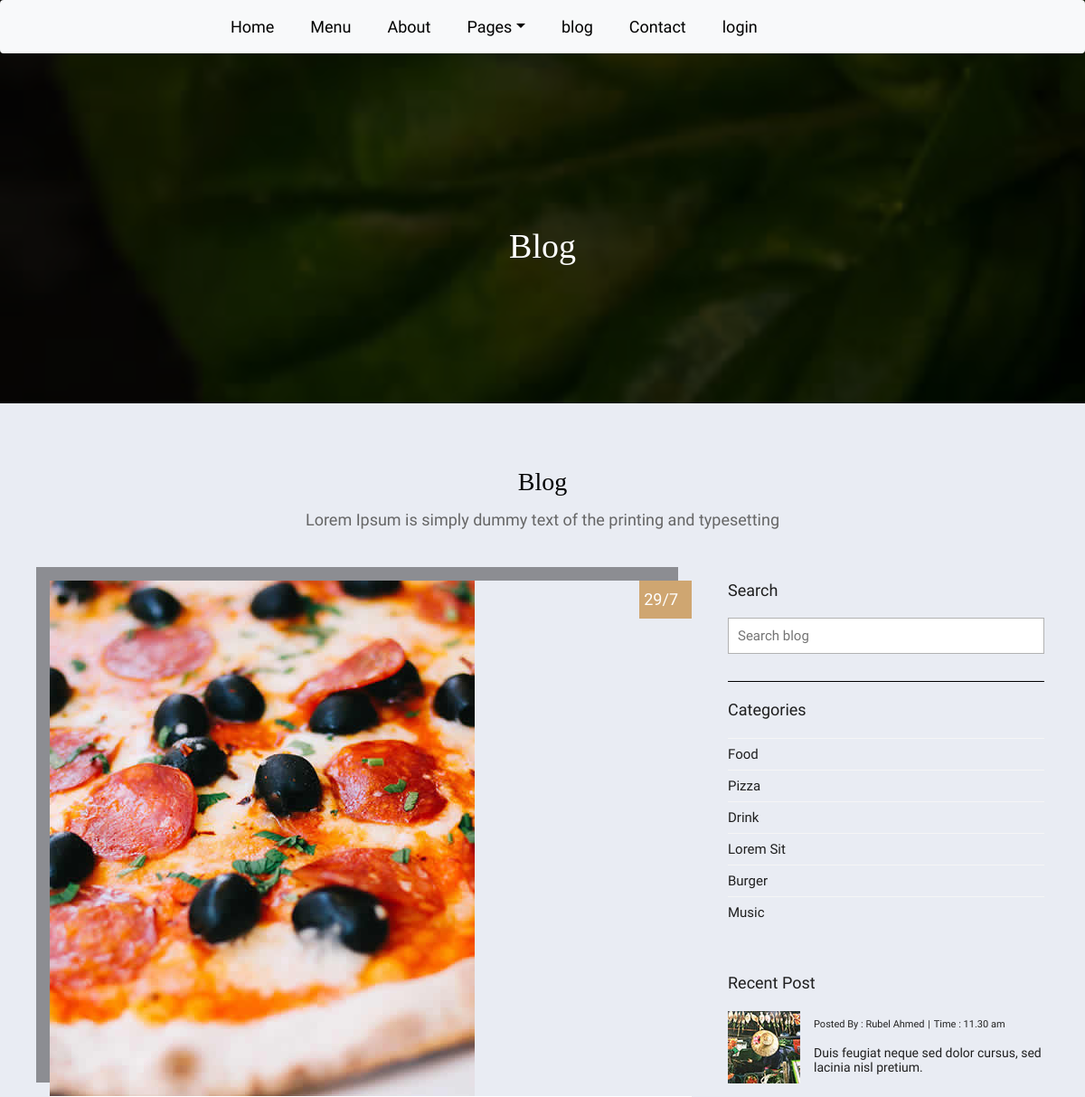
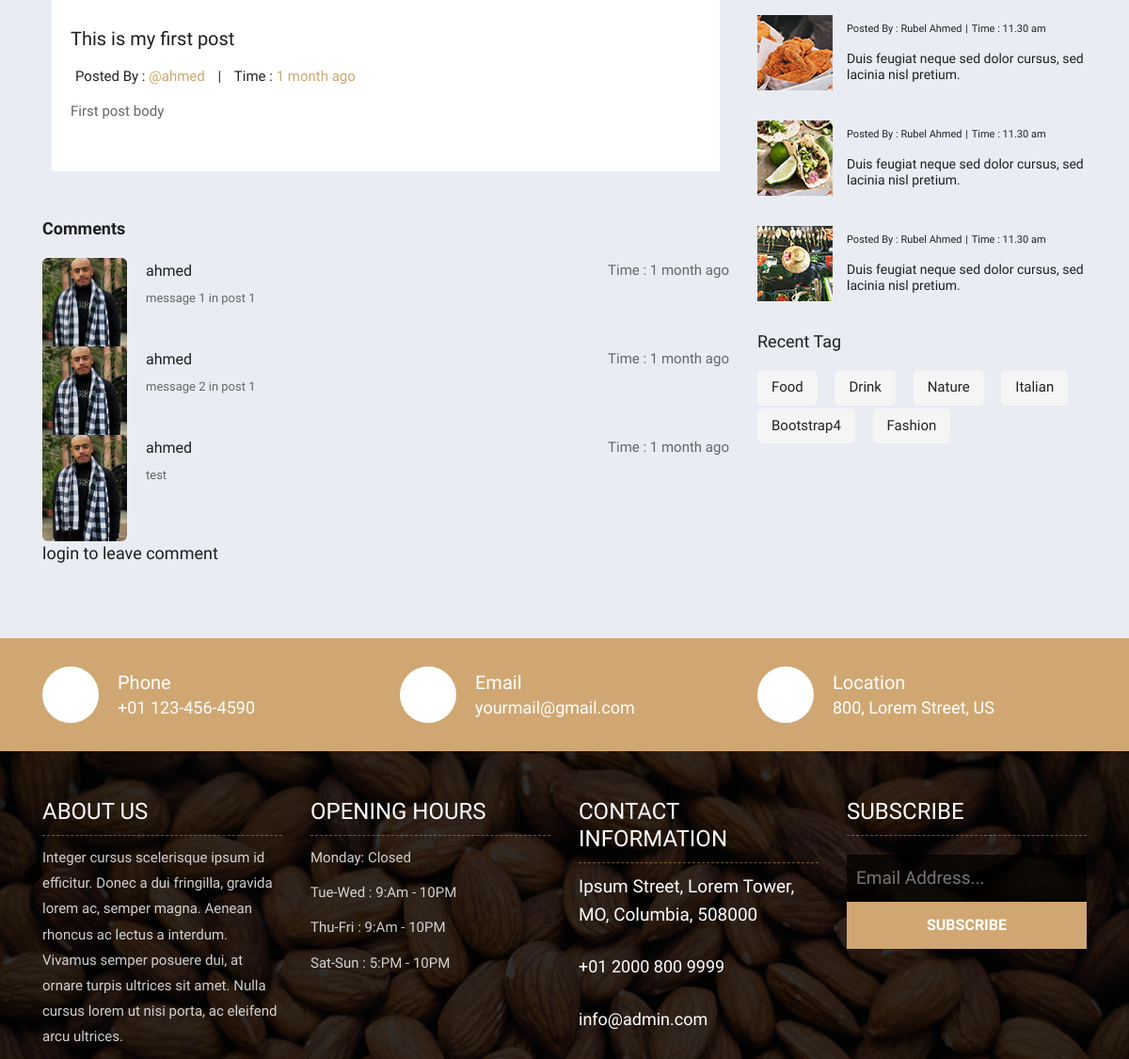
Page /blog-details/1 on the committed database (2 pictures, top to bottom).
### Res/models.py (models this page shows, shortened)
class Posts(models.Model):
    title = models.CharField(max_length=200)
    body = models.TextField()
    user = models.ForeignKey(User, on_delete=models.CASCADE)
    created = models.DateTimeField(auto_now_add=True)
    tag = models.CharField(max_length=200,null = True)
    pic = models.ImageField(null = True , default="img-07.jpg")

class User(AbstractUser):
    pic = models.ImageField(null = True , default="profile-7.jpg")
    Email = models.EmailField(unique=True)
    name = models.CharField(max_length=200, null = True)
    location = PlainLocationField(based_fields=['Cairo'], zoom=7)
    phone_number = PhoneNumberField(null=True)
    USERNAME_FIELD = 'Email'
    REQUIRED_FIELDS = []

class Messages(models.Model):
    post = models.ForeignKey(Posts, on_delete= models.CASCADE)
    user = models.ForeignKey(User, on_delete=models.CASCADE)
    created = models.DateTimeField(auto_now_add=True)
    body = models.TextField()

### Res/views.py (the view)
# urls.py: path('blog-details/<str:pk>', views.blogDetails , name ='blog-details'),
def blogDetails(request,pk):
    post = Posts.objects.get(id = pk)
    msg = Messages.objects.filter(post = post)
    if request.method=='POST':
        Messages.objects.create(
            body = request.POST.get('message'),
            user = request.user,
            post = post
        )
    context = {'post':post, 'msg':msg}
    return render(request, 'Res/blog-details.html' ,context)

### Res/Templates/Res/blog-details.html (shortened to what this page needs)
{%extends 'main.html'%}
{%block content%}
	<div class="all-page-title page-breadcrumb">
		<div class="container text-center">
			<div class="row">
				<div class="col-lg-12">
					<h1>Blog</h1>
				</div>
			</div>
		</div>
	</div>
	<div class="blog-box">
		<div class="container">
			<div class="row">
				<div class="col-lg-12">
					<div class="heading-title text-center">
						<h2>Blog</h2>
						<p>Lorem Ipsum is simply dummy text of the printing and typesetting</p>
					</div>
				</div>
			</div>
			<div class="row">
				<div class="col-xl-8 col-lg-8 col-12">
					<div class="blog-inner-details-page">
						<div class="blog-inner-box">
							<div class="side-blog-img">
								<img class="img-fluid" src="{{post.pic.url}}" alt="">
								<div class="date-blog-up">
									{{post.created.day}}/{{post.created.month}}
								</div>
							</div>
							<div class="inner-blog-detail details-page">
								<h3>{{post.title}}</h3>
								<ul>
									<li>Posted By : <span>@{{post.user.username}}</span></li>
									<li>|</li>
									<li>Time : <span>{{post.created|timesince}} ago</span></li>
								</ul>
								<p>{{post.body}}</p>
							</div>
						</div>
						<div class="blog-comment-box">
							<h3>Comments</h3>
							{%for message in msg%}
							<div class="comment-item">
								<div class="comment-item-left">
									<img src="{{message.user.pic.url}}" alt="">
								</div>
								<div class="comment-item-right">
									<div class="pull-left">
										<a href="#">{{message.user.username}}</a>
									</div>
									<div class="pull-right">
										<i class="fa fa-clock-o" aria-hidden="true"></i>Time : <span>{{message.created|timesince}} ago</span>
									</div>
									<div class="des-l">
								<p>{{message.body}}</p>
									</div>
								</div>
							</div>
							{%endfor%}
						</div>
						{%if request.user.is_authenticated%}
						<div class="comment-respond-box">
							<h3>Leave your comment </h3>
							<div class="comment-respond-form">
								<form id="commentrespondform" class="comment-form-respond row" method="post" action="">
									{% csrf_token %}
									<div class="col-lg-12 col-md-12 col-sm-12">
										<textarea class="form-control" id="textarea_com" name="message" placeholder="Your Message" rows="2"></textarea>
									</div>
									<div class="col-lg-12 col-md-12 col-sm-12" style="text-align:Center;">
										<br>
										<button  class="btn btn-submit">Submit comment</button>
									</div>
								</form>
							</div>
						</div>
						{%else%}
						<h3>login to leave comment </h3>
						{%endif%}
					</div>
				</div>
				<div class="col-xl-4 col-lg-4 col-md-6 col-sm-8 col-12 blog-sidebar">
					<div class="right-side-blog">
						<h3>Search</h3>
						<div class="blog-search-form">
							<input name="search" placeholder="Search blog" type="text">
							<button class="search-btn">
								<i class="fa fa-search" aria-hidden="true"></i>
							</button>
						</div>
						<h3>Categories</h3>
						<div class="blog-categories">
							<ul>
								<li><a href="#"><span>Food</span></a></li>
								<li><a href="#"><span>Pizza</span></a></li>
								<li><a href="#"><span>Drink</span></a></li>
								<li><a href="#"><span>Lorem Sit</span></a></li>
								<li><a href="#"><span>Burger</span></a></li>
								<li><a href="#"><span>Music</span></a></li>
							</ul>
						</div>
						<h3>Recent Post</h3>
						<div class="post-box-blog">
							<div class="recent-post-box">
								<div class="recent-box-blog">
									<div class="recent-img">
										<img class="img-fluid" src="images/post-img-01.jpg" alt="">
									</div>
									<div class="recent-info">
										<ul>
											<li>Posted By : <span>Rubel Ahmed</span></li>
											<li>|</li>
											<li>Time : <span>11.30 am</span></li>
										</ul>
										<h4>Duis feugiat neque sed dolor cursus, sed lacinia nisl pretium.</h4>
									</div>
								</div>
								<div class="recent-box-blog">
									<div class="recent-img">
										<img class="img-fluid" src="images/post-img-02.jpg" alt="">
									</div>
									<div class="recent-info">
										<ul>
											<li>Posted By : <span>Rubel Ahmed</span></li>
											<li>|</li>
											<li>Time : <span>11.30 am</span></li>
										</ul>
										<h4>Duis feugiat neque sed dolor cursus, sed lacinia nisl pretium.</h4>
									</div>
								</div>
								<div class="recent-box-blog">
									<div class="recent-img">
										<img class="img-fluid" src="images/post-img-03.jpg" alt="">
									</div>
									<div class="recent-info">
										<ul>
											<li>Posted By : <span>Rubel Ahmed</span></li>
											<li>|</li>
											<li>Time : <span>11.30 am</span></li>
										</ul>
										<h4>Duis feugiat neque sed dolor cursus, sed lacinia nisl pretium.</h4>
									</div>
								</div>
								<div class="recent-box-blog">
									<div class="recent-img">
										<img class="img-fluid" src="images/post-img-01.jpg" alt="">
									</div>
									<div class="recent-info">
										<ul>
											<li>Posted By : <span>Rubel Ahmed</span></li>
											<li>|</li>
											<li>Time : <span>11.30 am</span></li>
										</ul>
										<h4>Duis feugiat neque sed dolor cursus, sed lacinia nisl pretium.</h4>
									</div>
								</div>
							</div>
						</div>
						<h3>Recent Tag</h3>
						<div class="blog-tag-box">
							<ul class="list-inline tag-list">
								<li class="list-inline-item"><a href="#">Food</a></li>
								<li class="list-inline-item"><a href="#">Drink</a></li>
								<li class="list-inline-item"><a href="#">Nature</a></li>
								<li class="list-inline-item"><a href="#">Italian</a></li>
								<li class="list-inline-item"><a href="#">Bootstrap4</a></li>
								<li class="list-inline-item"><a href="#">Fashion</a></li>
							</ul>
						</div>
					</div>
				</div>
			</div>
		</div>
	</div>
{%endblock%}

### static/css/profile.css (style rules this page uses)
body { background:#e9ecf3; }

### rows in the picture
Posts: pic (picture), created.day "29", created.month "7", title "This is my first post", user.username "ahmed", created "1 month", body "First post body"
Messages: user.pic (picture), user.username "ahmed", created "1 month", body "message 1 in post 1"
Messages: user.pic (picture), user.username "ahmed", created "1 month", body "message 2 in post 1"
Messages: user.pic (picture), user.username "ahmed", created "1 month", body "test"
